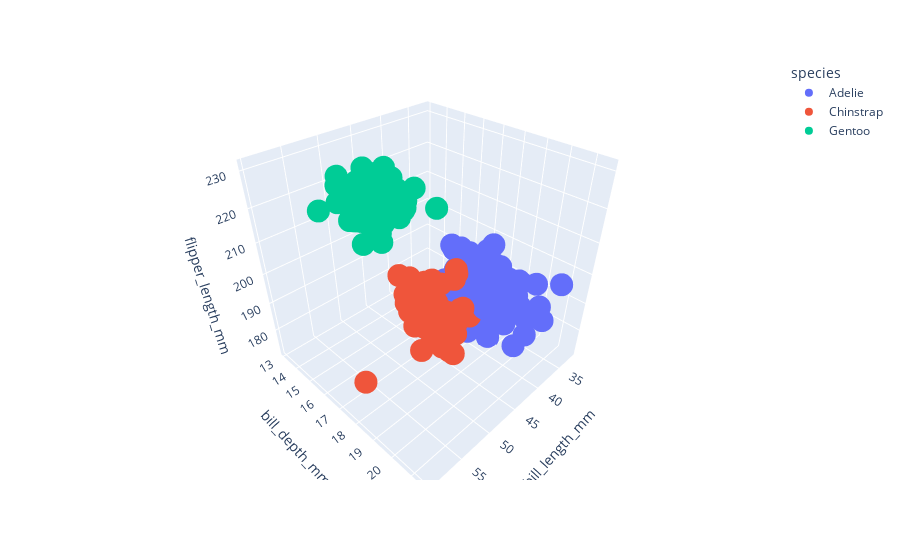

Notebook code cell kept with this figure:
### Code cell
px.scatter_3d(data_frame=df, x='bill_length_mm',y='bill_depth_mm',z='flipper_length_mm',color='species')
